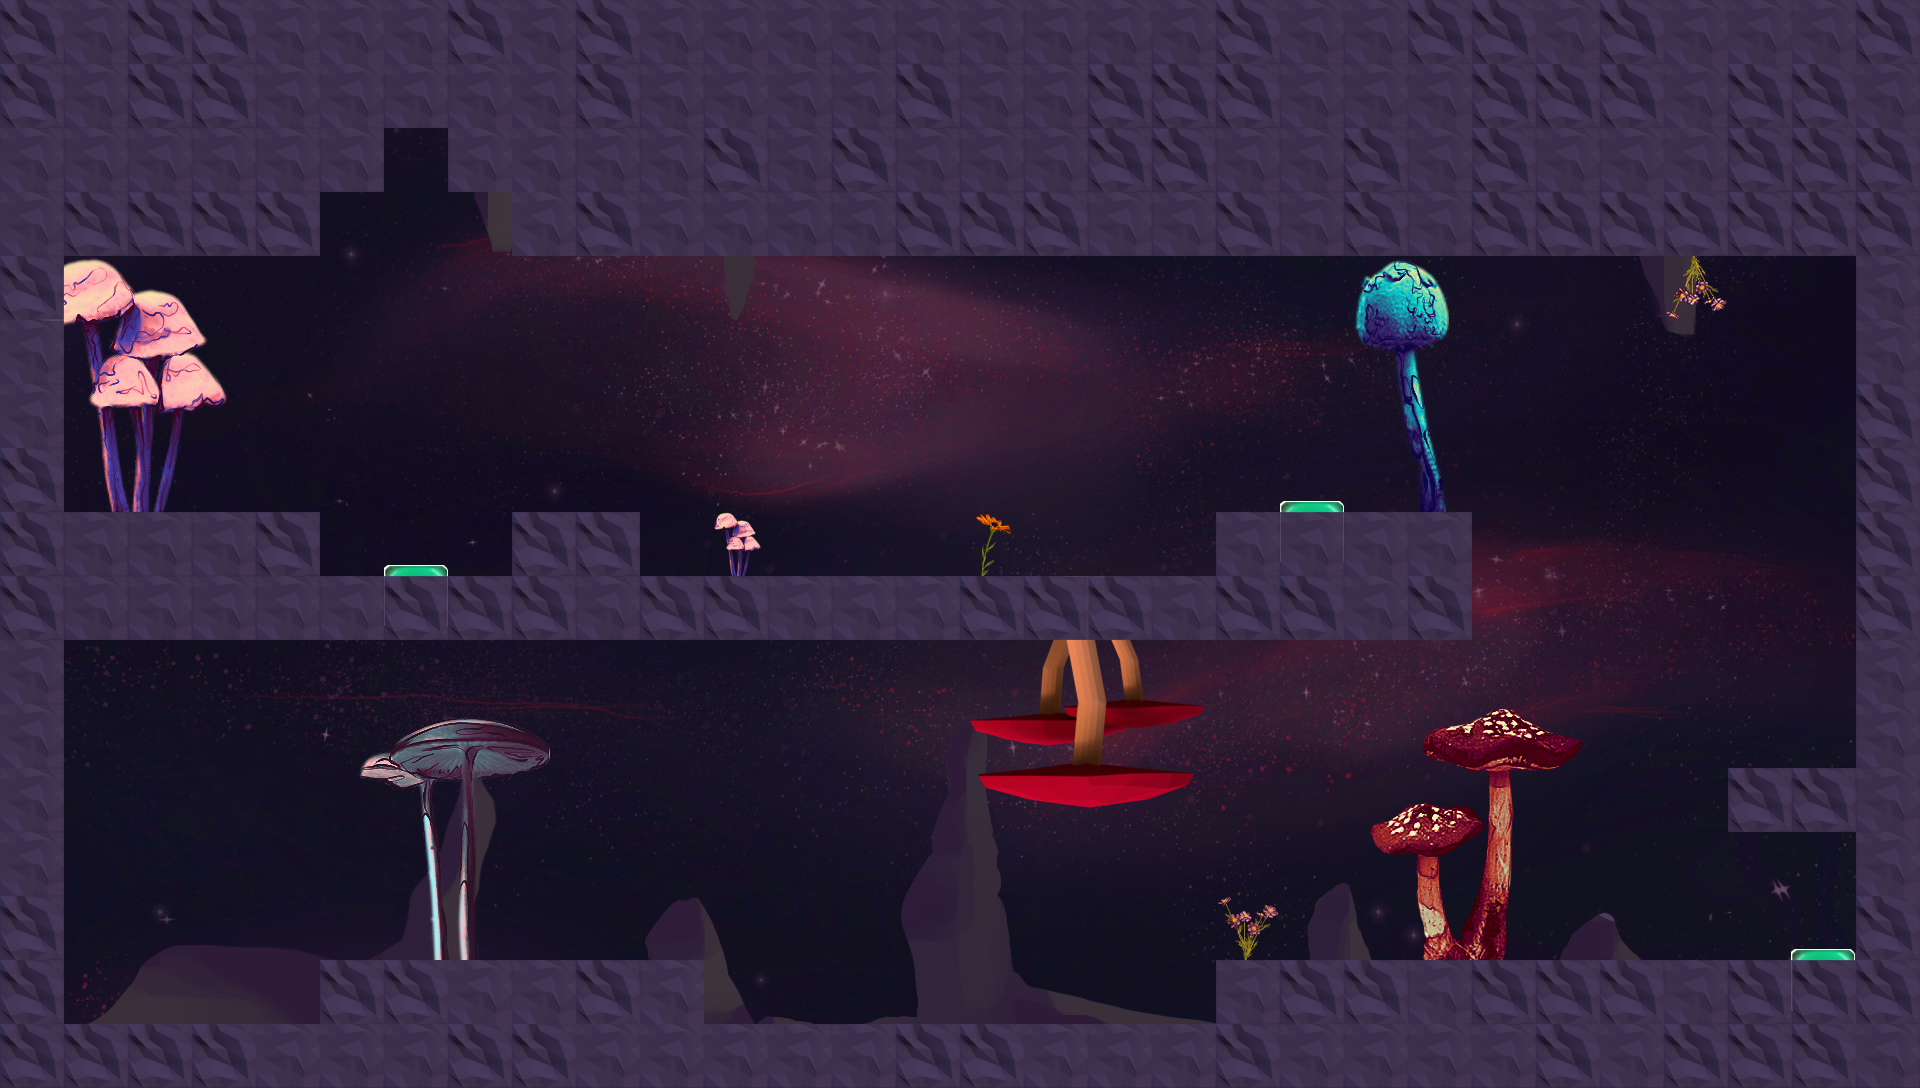

A level layout from a 2D game, rendered from its tile map. Below: a short description, then the map file with tile-grid data replaced by summaries:
An orthogonal 30x17 tile map with 64x64 px tiles, 1 tile layer (Tile Layer 1), 11 tilesets, 12 image layers and 39 objects (19x Damage, 7x MovingPlatform, 4x Box, 3x PressurePlate, 2x Collectible, ...).

<map version="1.10" tiledversion="1.10.2" orientation="orthogonal" renderorder="right-down" width="30" height="17" tilewidth="64" tileheight="64" infinite="0" nextlayerid="47" nextobjectid="226">
 <tileset firstgid="1" name="TileSet_environment" tilewidth="64" tileheight="64" tilecount="192" columns="12">
  <image source="Assets/TileSet_environment.png" width="781" height="1025" />
 </tileset>
 <tileset firstgid="193" name="Boxes (4)" tilewidth="256" tileheight="256" tilecount="1" columns="1">
  <image source="Assets/Boxes (4).png" width="256" height="256" />
 </tileset>
 <tileset firstgid="194" name="barry" tilewidth="48" tileheight="48" tilecount="7" columns="7">
  <image source="barry.png" width="336" height="48" />
 </tileset>
 <tileset firstgid="201" name="circle" tilewidth="64" tileheight="64" tilecount="1" columns="1">
  <image source="circle.png" width="64" height="64" />
 </tileset>
 <tileset firstgid="202" name="checkers" tilewidth="64" tileheight="64" tilecount="1" columns="1">
  <image source="checkers.png" width="64" height="64" />
 </tileset>
 <tileset firstgid="203" name="spike" tilewidth="256" tileheight="256" tilecount="1" columns="1">
  <image source="Assets/1spike.png" width="256" height="256" />
 </tileset>
 <tileset firstgid="204" name="Tile_Dirt_1" tilewidth="64" tileheight="64" tilecount="1" columns="1">
  <image source="Assets/Tile_Dirt_1.png" width="64" height="64" />
 </tileset>
 <tileset firstgid="205" name="electron" tilewidth="256" tileheight="256" tilecount="1" columns="1">
  <image source="electron.png" width="256" height="256" />
 </tileset>
 <tileset firstgid="206" name="BlackHole" tilewidth="256" tileheight="256" tilecount="1" columns="1">
  <image source="Assets/BlackHole.png" width="256" height="256" />
 </tileset>
 <tileset firstgid="207" name="Boxes (5)" tilewidth="64" tileheight="64" tilecount="1" columns="1">
  <image source="Assets/Boxes (5).png" width="64" height="64" />
 </tileset>
 <tileset firstgid="208" name="Player2" tilewidth="360" tileheight="530" tilecount="14" columns="14">
  <image source="Player2.png" width="5040" height="530" />
 </tileset>
 <imagelayer id="4" name="Image Layer 1">
  <image source="Assets/Background.png" width="1920" height="1080" />
 </imagelayer>
 <imagelayer id="24" name="pressure 1" offsetx="384.091" offsety="565.136">
  <image source="Assets/Boxes (5).png" width="64" height="64" />
 </imagelayer>
 <imagelayer id="25" name="pressure 2" offsetx="1280.13" offsety="501.023">
  <image source="Assets/Boxes (5).png" width="64" height="64" />
 </imagelayer>
 <imagelayer id="26" name="pressure 3" offsetx="1791.86" offsety="949.008">
  <image source="Assets/Boxes (5).png" width="64" height="64" />
 </imagelayer>
 <imagelayer id="40" name="Image Layer 6" offsetx="1280" offsety="256">
  <image source="Assets/Shroom (5).png" width="256" height="256" />
 </imagelayer>
 <imagelayer id="39" name="Image Layer 5" offsetx="0" offsety="256">
  <image source="Assets/Shroom (1).png" width="256" height="256" />
 </imagelayer>
 <imagelayer id="41" name="Image Layer 7" offsetx="960" offsety="576">
  <image source="Assets/Tile_Shroom_2.png" width="256" height="256" />
 </imagelayer>
 <imagelayer id="42" name="Image Layer 8" offsetx="320" offsety="704">
  <image source="Assets/Shroom (8).png" width="256" height="256" />
 </imagelayer>
 <imagelayer id="43" name="Image Layer 9" offsetx="1344" offsety="704">
  <image source="Assets/Shroom (9).png" width="256" height="256" />
 </imagelayer>
 <imagelayer id="44" name="Image Layer 10" offsetx="960" offsety="512">
  <image source="Assets/Flower (3).png" width="64" height="64" />
 </imagelayer>
 <imagelayer id="45" name="Image Layer 11" offsetx="1216" offsety="896">
  <image source="Assets/Flower (4).png" width="64" height="64" />
 </imagelayer>
 <imagelayer id="46" name="Image Layer 12" offsetx="704" offsety="512">
  <image source="Assets/Shroom_smol1.png" width="64" height="64" />
 </imagelayer>
 <layer id="23" name="Tile Layer 1" width="30" height="17">
  <data>[510 cells, 221 non-empty, 3 distinct tile ids]</data>
 </layer>
 <objectgroup id="11" name="Object Layer 1" offsetx="0" offsety="-0.0909091">
  <object id="124" type="PressurePlate" gid="202" x="384.004" y="576.996" width="64" height="1" />
  <object id="196" type="PressurePlate" gid="202" x="1792" y="961" width="64" height="1" />
  <object id="192" type="PressurePlate" gid="202" x="1280" y="513" width="64" height="1" />
  <object id="225" type="Player" gid="208" x="116" y="503.869" width="67.25" height="102.18">
   <properties>
    <property name="collectiblesNeeded" type="int" value="2" />
    <property name="speed" type="float" value="5" />
   </properties>
  </object>
  <object id="119" type="Box" gid="193" x="256" y="512" width="64" height="64" />
  <object id="178" type="TimerText" x="0" y="0" width="1920" height="1080" />
  <object id="179" type="Score" x="0" y="0" width="1920" height="1080" />
  <object id="181" type="Collectible" gid="205" x="832" y="448" width="64" height="64" />
  <object id="184" type="Damage" gid="1073742027" x="640" y="320" width="64" height="64" />
  <object id="185" type="Damage" gid="1073742027" x="704" y="320" width="64" height="64" />
  <object id="186" type="Damage" gid="1073742027" x="768" y="320" width="64" height="64" />
  <object id="187" type="Damage" gid="1073742027" x="832" y="320" width="64" height="64" />
  <object id="188" type="Damage" gid="203" x="704" y="1024" width="64" height="64" />
  <object id="189" type="Damage" gid="1073742027" x="960" y="320" width="64" height="64" />
  <object id="190" type="Damage" gid="1073742027" x="1024" y="320" width="64" height="64" />
  <object id="193" type="Box" gid="193" x="1344" y="512" width="64" height="64" />
  <object id="195" type="Box" gid="193" x="1728" y="960" width="64" height="64" />
  <object id="197" type="Box" gid="193" x="1344" y="960" width="64" height="64" />
  <object id="198" type="Damage" gid="203" x="768" y="1024" width="64" height="64" />
  <object id="199" type="Damage" gid="203" x="832" y="1024" width="64" height="64" />
  <object id="200" type="Damage" gid="203" x="896" y="1024" width="64" height="64" />
  <object id="201" type="Damage" gid="203" x="960" y="1024" width="64" height="64" />
  <object id="202" type="Damage" gid="203" x="1024" y="1024" width="64" height="64" />
  <object id="203" type="Damage" gid="203" x="1088" y="1024" width="64" height="64" />
  <object id="204" type="Damage" gid="203" x="1152" y="1024" width="64" height="64" />
  <object id="206" type="Damage" gid="203" x="256" y="1024" width="64" height="64" />
  <object id="207" type="Damage" gid="203" x="192" y="1024" width="64" height="64" />
  </objectgroup>
</map>
<!-- 12 of 39 objects omitted -->
